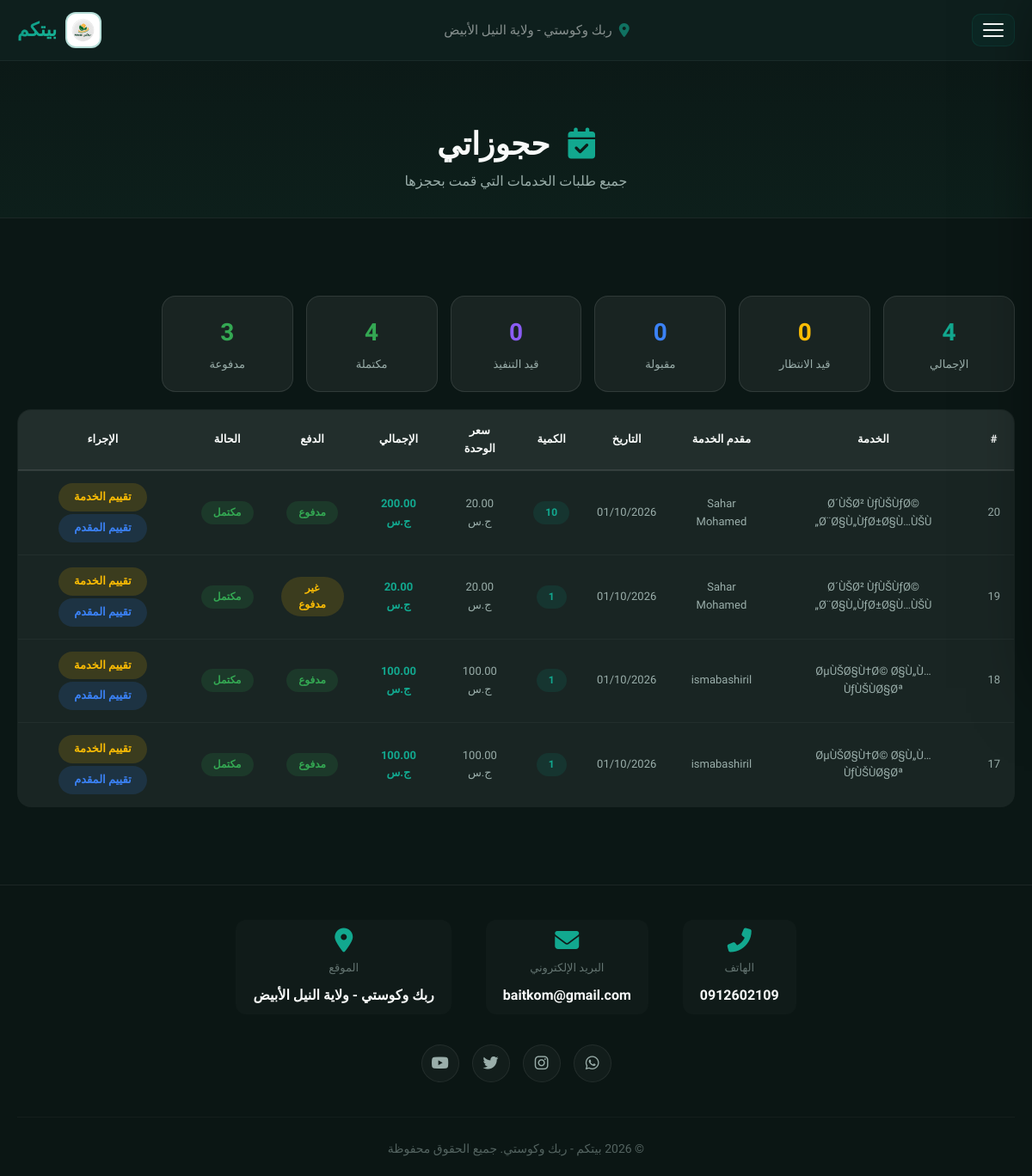
The page /my_bookings.php (signed in) on the database its author committed.
### tables this page shows
CREATE TABLE `bookings` (
  `id` int(11) NOT NULL auto_increment,
  `user_id` int(11) NOT NULL,
  `service_id` int(11) NOT NULL,
  `quantity` int(11) NOT NULL default '1',
  `total_price` decimal(10,2) default NULL,
  `booking_date` date NOT NULL,
  `booking_time` time NOT NULL,
  `address` text NOT NULL,
  `city` varchar(50) default NULL,
  `notes` text,
  `status` enum('pending','assigned','in_progress','completed','cancelled') default 'pending',
  `completion_comment` text,
  `payment_status` enum('pending','paid','failed') default 'pending',
  `created_at` timestamp NOT NULL default CURRENT_TIMESTAMP,
  PRIMARY KEY  (`id`),
  KEY `user_id` (`user_id`),
  KEY `service_id` (`service_id`)
);

CREATE TABLE `services` (
  `id` int(11) NOT NULL auto_increment,
  `provider_id` int(11) NOT NULL,
  `name` varchar(100) NOT NULL,
  `description` text,
  `price` decimal(10,2) NOT NULL,
  `allow_quantity` tinyint(1) NOT NULL default '0',
  `max_quantity` int(11) default NULL,
  `category` varchar(50) default NULL,
  `icon` varchar(50) default 'fa-tools',
  `badge` varchar(50) default NULL,
  `image` varchar(255) default NULL,
  `status` enum('active','inactive') default 'active',
  `created_at` timestamp NOT NULL default CURRENT_TIMESTAMP,
  PRIMARY KEY  (`id`),
  KEY `provider_id` (`provider_id`)
);

CREATE TABLE `users` (
  `id` int(11) NOT NULL auto_increment,
  `name` varchar(100) NOT NULL,
  `username` varchar(50) NOT NULL,
  `email` varchar(100) NOT NULL,
  `phone` varchar(20) NOT NULL,
  `region` varchar(100) NOT NULL,
  `city` varchar(50) default NULL,
  `age` int(11) NOT NULL,
  `service_type` varchar(50) NOT NULL,
  `password` varchar(255) NOT NULL,
  `user_type` enum('admin','provider','receiver') default 'provider',
  `admin_role` enum('super_admin','main','providers','clients','reviews') default NULL,
  `manager_role` varchar(50) default NULL,
  `is_approved` enum('pending','approved','rejected') default 'pending',
  `profile_image` varchar(255) default NULL,
  `national_id_image` varchar(255) default NULL,
  `certificate_image` varchar(255) default NULL,
  `working_area` varchar(255) default NULL,
  `created_at` timestamp NOT NULL default CURRENT_TIMESTAMP,
  `is_banned` tinyint(1) NOT NULL default '0',
  `welcome_shown` tinyint(1) NOT NULL default '0',
  PRIMARY KEY  (`id`),
  UNIQUE KEY `username` (`username`),
  UNIQUE KEY `email` (`email`),
  KEY `idx_is_approved` (`is_approved`),
  KEY `idx_user_type` (`user_type`)
);

### my_bookings.php (the view, shortened to what this page needs)
<?php
require_once 'config.php';
$user_id = $_SESSION['user_id'];
$stmt = $pdo->prepare("
    SELECT b.*, s.name as service_name, s.price as unit_price, u.name as provider_name, u.id as provider_id
    FROM bookings b
    JOIN services s ON b.service_id = s.id
    JOIN users u ON s.provider_id = u.id
    WHERE b.user_id = ?
    ORDER BY b.created_at DESC
");
$stmt->execute(array($user_id));
$bookings = $stmt->fetchAll();
$total = count($bookings);
$pending = $assigned = $in_progress = $completed = $paid_count = 0;
foreach ($bookings as $b) {
    if ($b['status'] == 'pending') $pending++;
    elseif ($b['status'] == 'assigned') $assigned++;
    elseif ($b['status'] == 'in_progress') $in_progress++;
    elseif ($b['status'] == 'completed') $completed++;
    if ($b['payment_status'] == 'paid') $paid_count++;
}
?>
<!DOCTYPE html>
<html lang="ar" dir="rtl">
<head>
    <link rel="stylesheet" href="https://cdnjs.cloudflare.com/ajax/libs/font-awesome/6.5.0/css/all.min.css">
    <link href="https://unpkg.com/aos@2.3.1/dist/aos.css" rel="stylesheet">
</head>
<body>
    <header id="mainHeader">
        <div class="container header-inner">
            <div class="logo">
                <img src="uploads/sh.png" alt="بيتكم">
                <span>بيتكم</span>
            </div>
            <div class="header-center">
                <i class="fas fa-map-marker-alt"></i>
                <span>ربك وكوستي - ولاية النيل الأبيض</span>
            </div>
            <button class="hamburger" id="hamburgerBtn"><span></span><span></span><span></span></button>
        </div>
    </header>
    <div class="page-header">
        <div class="container">
            <h1 data-aos="fade-up"><i class="fas fa-calendar-check"></i> حجوزاتي</h1>
            <p data-aos="fade-up" data-aos-delay="100">جميع طلبات الخدمات التي قمت بحجزها</p>
        </div>
    </div>
    <section>
        <div class="container">
            <div class="stats-row" data-aos="fade-up">
                <div class="stat-card"><div class="number"><?php echo $total; ?></div><div class="label">الإجمالي</div></div>
                <div class="stat-card"><div class="number" style="color:#fbbc04;"><?php echo $pending; ?></div><div class="label">قيد الانتظار</div></div>
                <div class="stat-card"><div class="number" style="color:#3b82f6;"><?php echo $assigned; ?></div><div class="label">مقبولة</div></div>
                <div class="stat-card"><div class="number" style="color:#8b5cf6;"><?php echo $in_progress; ?></div><div class="label">قيد التنفيذ</div></div>
                <div class="stat-card"><div class="number" style="color:#34a853;"><?php echo $completed; ?></div><div class="label">مكتملة</div></div>
                <div class="stat-card"><div class="number" style="color:#34a853;"><?php echo $paid_count; ?></div><div class="label">مدفوعة</div></div>
            </div>
            <?php if (count($bookings) == 0): ?>
                <div class="empty-state" data-aos="fade-up">
                    <i class="fas fa-calendar-plus"></i>
                    <h3>لا توجد حجوزات</h3>
                    <p>قم بحجز خدمتك الأولى الآن</p>
                    <a href="services.php" class="btn-primary"><i class="fas fa-search"></i> استعرض الخدمات</a>
                </div>
            <?php else: ?>
                <div class="table-responsive" data-aos="fade-up">
                    <table>
                        <thead>
                            <tr>
                                <th>#</th>
                                <th>الخدمة</th>
                                <th>مقدم الخدمة</th>
                                <th>التاريخ</th>
                                <th>الكمية</th>
                                <th>سعر الوحدة</th>
                                <th>الإجمالي</th>
                                <th>الدفع</th>
                                <th>الحالة</th>
                                <th>الإجراء</th>
                            </tr>
                        </thead>
                        <tbody>
                            <?php foreach ($bookings as $b):
                                $booking_total = $b['unit_price'] * ($b['quantity'] > 0 ? $b['quantity'] : 1);
                            ?>
                                <tr>
                                    <td><?php echo $b['id']; ?></td>
                                    <td><?php echo htmlspecialchars($b['service_name']); ?></td>
                                    <td><?php echo htmlspecialchars($b['provider_name']); ?></td>
                                    <td><?php echo date('d/m/Y', strtotime($b['booking_date'])); ?></td>
                                    <td><span class="qty-badge"><?php echo $b['quantity']; ?></span></td>
                                    <td><?php echo number_format($b['unit_price'], 2); ?> ج.س</td>
                                    <td class="total-price-cell"><?php echo number_format($booking_total, 2); ?> ج.س</td>
                                    <td>
                                        <span class="badge-payment badge-<?php echo $b['payment_status'] == 'paid' ? 'paid' : 'pending-payment'; ?>">
                                            <?php echo $b['payment_status'] == 'paid' ? 'مدفوع' : 'غير مدفوع'; ?>
                                        </span>
                                    </td>
                                    <td>
                                        <span class="badge-status badge-<?php echo $b['status']; ?>">
                                            <?php
                                                $sl = array('pending'=>'معلق', 'assigned'=>'مقبول', 'in_progress'=>'قيد التنفيذ', 'completed'=>'مكتمل', 'cancelled'=>'ملغي');
                                                echo isset($sl[$b['status']]) ? $sl[$b['status']] : $b['status'];
                                            ?>
                                        </span>
                                    </td>
                                    <td>
                                        <div style="display:flex; gap:3px; flex-wrap:wrap; justify-content:center;">
                                            <?php if ($b['status'] == 'completed'): ?>
                                                <?php
                                                    $stmt = $pdo->prepare("SELECT id FROM reviews WHERE booking_id = ? AND review_type = 'service'");
                                                    $stmt->execute(array($b['id']));
                                                    $has_service_review = $stmt->fetch();
                                                    $stmt = $pdo->prepare("SELECT id FROM reviews WHERE booking_id = ? AND review_type = 'provider'");
                                                    $stmt->execute(array($b['id']));
                                                    $has_provider_review = $stmt->fetch();
                                                ?>
                                                <?php if (!$has_service_review): ?>
                                                    <a href="add_review.php?booking_id=<?php echo $b['id']; ?>&provider_id=<?php echo $b['provider_id']; ?>&type=service" class="btn-sm warning">تقييم الخدمة</a>
                                                <?php else: ?>
                                                    <span style="color:#34a853; font-size:11px;"><i class="fas fa-check-circle"></i> تم تقييم الخدمة</span>
                                                <?php endif; ?>
                                                <?php if (!$has_provider_review): ?>
                                                    <a href="add_review.php?booking_id=<?php echo $b['id']; ?>&provider_id=<?php echo $b['provider_id']; ?>&type=provider" class="btn-sm info">تقييم المقدم</a>
                                                <?php else: ?>
                                                    <span style="color:#34a853; font-size:11px;"><i class="fas fa-check-circle"></i> تم تقييم المقدم</span>
                                                <?php endif; ?>
                                            <?php endif; ?>
                                        </div>
                                    </td>
                                </tr>
                            <?php endforeach; ?>
                        </tbody>
                    </table>
                </div>
            <?php endif; ?>
        </div>
    </section>
    <footer>
        <div class="container">
            <div class="footer-grid">
                <div class="contact-section">
                    <div class="contact-item">
                        <i class="fas fa-phone-alt"></i>
                        <span class="label">الهاتف</span>
                        <span class="value"><a href="tel:0912602109">0912602109</a></span>
                    </div>
                    <div class="contact-item">
                        <i class="fas fa-envelope"></i>
                        <span class="label">البريد الإلكتروني</span>
                        <span class="value"><a href="mailto:baitkom@gmail.com">baitkom@gmail.com</a></span>
                    </div>
                    <div class="contact-item">
                        <i class="fas fa-map-marker-alt"></i>
                        <span class="label">الموقع</span>
                        <span class="value">ربك وكوستي - ولاية النيل الأبيض</span>
                    </div>
                </div>
                <div class="social-icons">
                    <a href="#"><i class="fab fa-whatsapp"></i></a>
                    <a href="#"><i class="fab fa-instagram"></i></a>
                    <a href="#"><i class="fab fa-twitter"></i></a>
                    <a href="#"><i class="fab fa-youtube"></i></a>
                </div>
                <div class="copyright">© 2026 بيتكم - ربك وكوستي. جميع الحقوق محفوظة</div>
            </div>
        </div>
    </footer>
</body>
</html>

### rows shown on the page
bookings: id "20", service.name "Ø´ÙŠØ² ÙƒÙŠÙƒØ© Ø¨Ø§Ù„ÙƒØ±Ø§Ù…ÙŠÙ„", users.name "Sahar Mohamed", booking_date "01/10/2026", quantity "10", service.price "20.00", booking_total "200.00", payment_status "مدفوع", status "مكتمل"
bookings: id "19", service.name "Ø´ÙŠØ² ÙƒÙŠÙƒØ© Ø¨Ø§Ù„ÙƒØ±Ø§Ù…ÙŠÙ„", users.name "Sahar Mohamed", booking_date "01/10/2026", quantity "1", service.price "20.00", payment_status "غير مدفوع", status "مكتمل"
bookings: id "18", service.name "ØµÙŠØ§Ù†Ø© Ø§Ù„Ù…ÙƒÙŠÙØ§Øª", users.name "ismabashiril", booking_date "01/10/2026", quantity "1", service.price "100.00", payment_status "مدفوع", status "مكتمل"
bookings: id "17", service.name "ØµÙŠØ§Ù†Ø© Ø§Ù„Ù…ÙƒÙŠÙØ§Øª", users.name "ismabashiril", booking_date "01/10/2026", quantity "1", service.price "100.00", payment_status "مدفوع", status "مكتمل"

### other values the page prints
$total "4"
$pending "0"
$assigned "0"
$in_progress "0"
$completed "4"
$paid_count "3"
